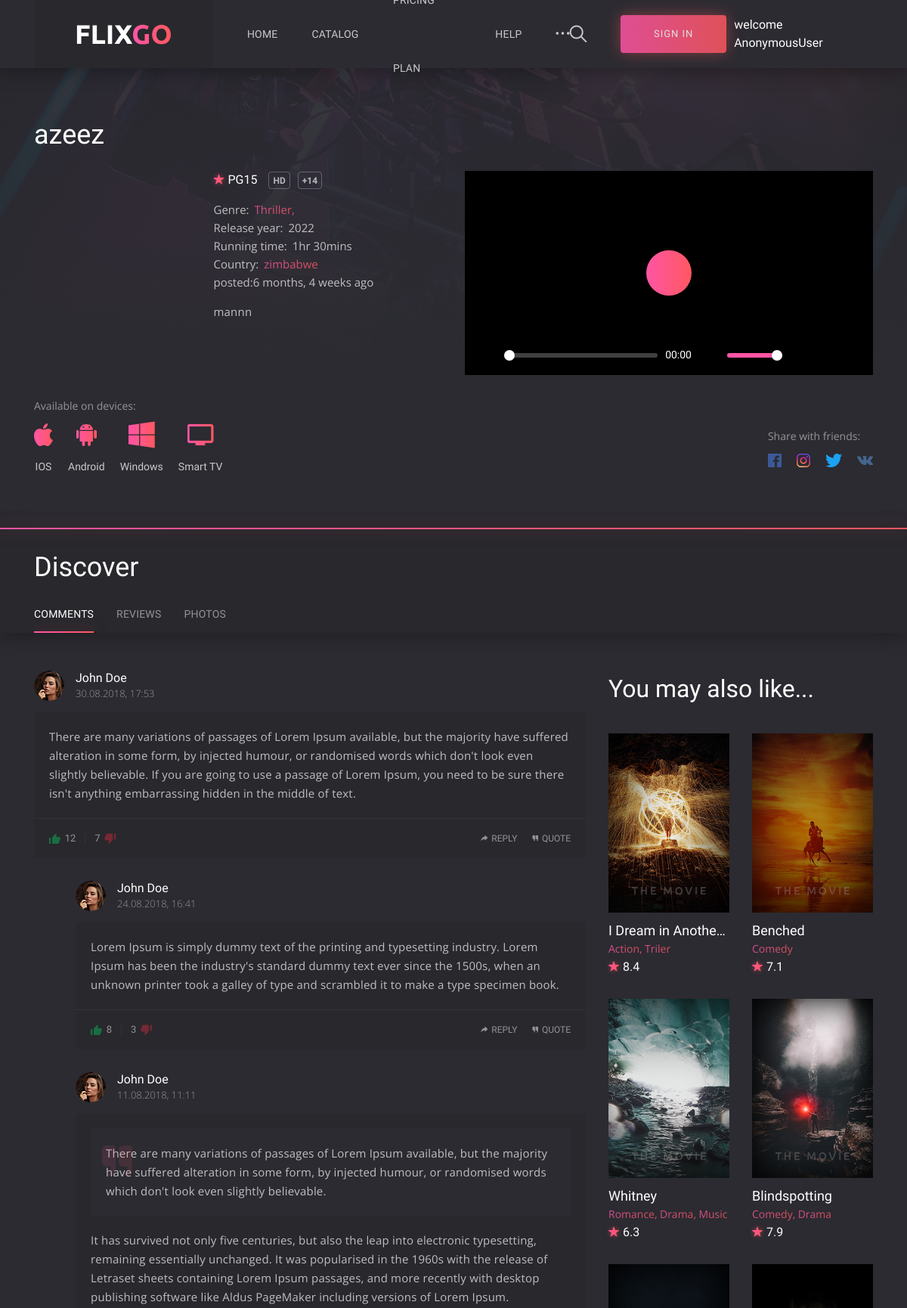
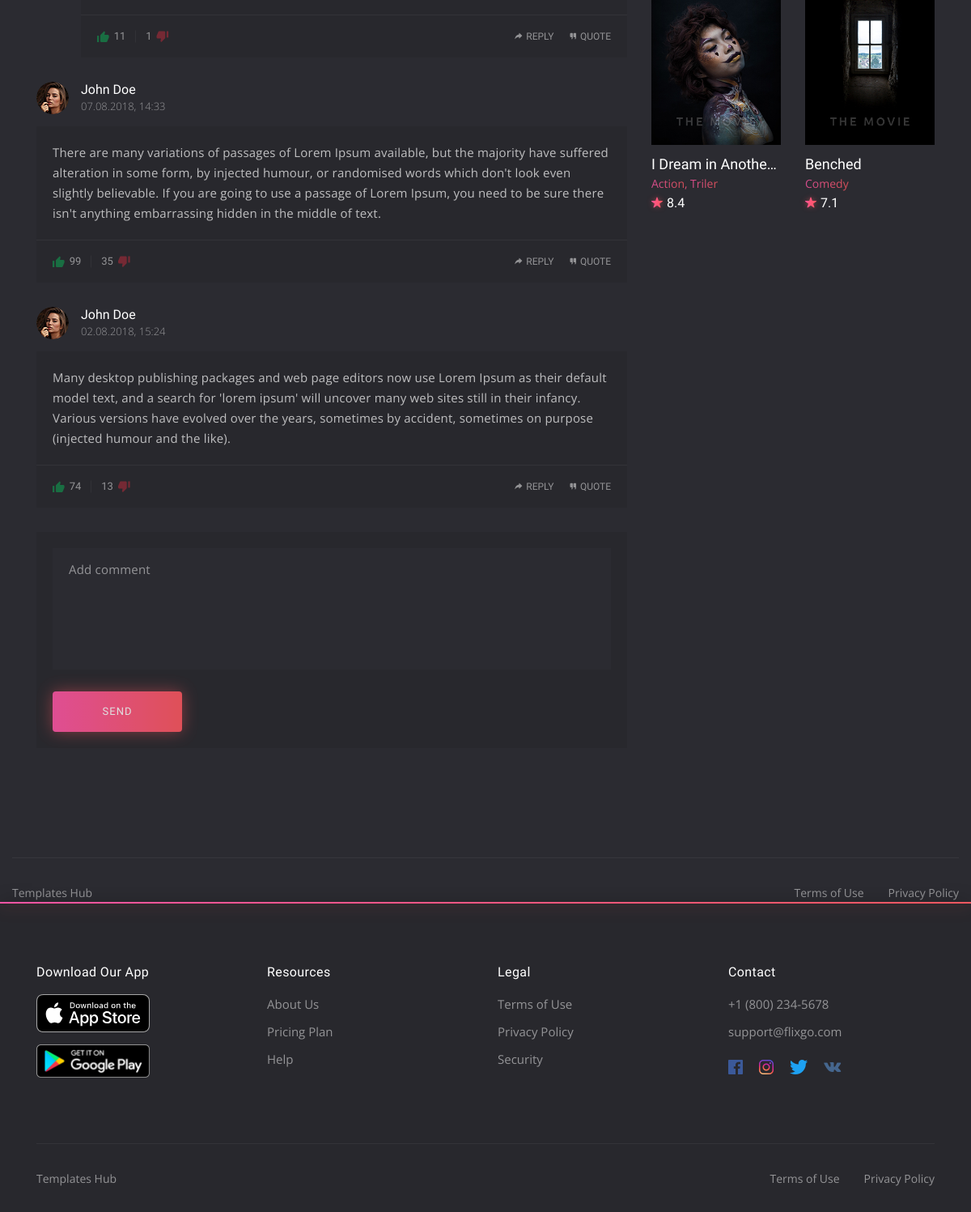
Screenshot of /pages/details1/13/ with the database file from the repository (2 pictures, top to bottom).
### pages/models.py (models this page shows, shortened)
class Film(models.Model):
    category = models.ForeignKey(Categorie, on_delete=models.CASCADE)
    name = models.CharField(max_length=20)
    tags = models.CharField(choices=movies_choices, max_length=20)
    R_rating = models.CharField(max_length=20)
    Description = models.TextField()
    image_url = models.ImageField(null=True, blank=True)
    is_series = models.BooleanField(default=True)
    movie_rating = models.CharField(max_length=30, null=True)
    running_time = models.CharField(max_length=30, null=True)
    release_year = models.CharField(max_length=30, null=True)
    country = models.CharField(max_length=30, null=True)
    date_created = models.DateTimeField(auto_now_add=True, null=True)

### pages/views.py (the view)
# urls.py: path('details1/<id>/',details1,name='details1'),
def details1(request, id):
    film = Film.objects.get(id=id)
    return render(request, 'pages/details1.html', {'film': film})

### pages/templates/pages/details1.html (shortened to what this page needs)
{% extends 'pages/base.html' %}
{% block content %}
{% load static %}
{% load humanize %}
	<section class="section details">
		<div class="details__bg" data-bg="{% static 'pages/img/home/home__bg.jpg' %}"></div>
		<div class="container">
			<div class="row">
				<div class="col-12">
					<h1 class="details__title">{{film.name}}</h1>
				</div>
				<div class="col-12 col-xl-6">
					<div class="card card--details">
						<div class="row">
							<div class="col-12 col-sm-4 col-md-4 col-lg-3 col-xl-5">
								<div class="card__cover">
								</div>
							</div>
							<div class="col-12 col-sm-8 col-md-8 col-lg-9 col-xl-7">
								<div class="card__content">
									<div class="card__wrap">
										<span class="card__rate"><i class="icon ion-ios-star"></i>{{film.R_rating}}</span>
										<ul class="card__list">
											<li>HD</li>
											<li>{{film.movie_rating}}</li>
										</ul>
									</div>
									<ul class="card__meta">
										<li><span>Genre:</span><a href="#">{{film.tags}}</a>
										<a href="#"></a></li>
										<li><span>Release year:</span>{{film.release_year}}</li>
										<li><span>Running time:</span>{{film.running_time}}</li>
										<li><span>Country:</span> <a href="#">{{film.country}}</a> </li>
											<li>posted:{{film.date_created|naturaltime}}</li>
									</ul>
									<div class="card__description card__description--details">
										{{film.Description}}
									</div>
								</div>
							</div>
						</div>
					</div>
				</div>
				<div class="col-12 col-xl-6">
					<video controls crossorigin playsinline poster="../../../cdn.plyr.io/static/demo/View_From_A_Blue_Moon_Trailer-HD.jpg' %}" id="player">
						<source src="https://cdn.plyr.io/static/demo/View_From_A_Blue_Moon_Trailer-576p.mp4" type="video/mp4" size="576">
						<source src="https://cdn.plyr.io/static/demo/View_From_A_Blue_Moon_Trailer-720p.mp4" type="video/mp4" size="720">
						<source src="https://cdn.plyr.io/static/demo/View_From_A_Blue_Moon_Trailer-1080p.mp4" type="video/mp4" size="1080">
						<source src="https://cdn.plyr.io/static/demo/View_From_A_Blue_Moon_Trailer-1440p.mp4" type="video/mp4" size="1440">
					</video>
				</div>
				<div class="col-12">
					<div class="details__wrap">
						<div class="details__devices">
							<span class="details__devices-title">Available on devices:</span>
							<ul class="details__devices-list">
								<li><i class="icon ion-logo-apple"></i><span>IOS</span></li>
								<li><i class="icon ion-logo-android"></i><span>Android</span></li>
								<li><i class="icon ion-logo-windows"></i><span>Windows</span></li>
								<li><i class="icon ion-md-tv"></i><span>Smart TV</span></li>
							</ul>
						</div>
						<div class="details__share">
							<span class="details__share-title">Share with friends:</span>
							<ul class="details__share-list">
								<li class="facebook"><a href="#"><i class="icon ion-logo-facebook"></i></a></li>
								<li class="instagram"><a href="#"><i class="icon ion-logo-instagram"></i></a></li>
								<li class="twitter"><a href="#"><i class="icon ion-logo-twitter"></i></a></li>
								<li class="vk"><a href="#"><i class="icon ion-logo-vk"></i></a></li>
							</ul>
						</div>
					</div>
				</div>
			</div>
		</div>
	</section>
	<section class="content">
		<div class="content__head">
			<div class="container">
				<div class="row">
					<div class="col-12">
						<h2 class="content__title">Discover</h2>
						<ul class="nav nav-tabs content__tabs" id="content__tabs" role="tablist">
							<li class="nav-item">
								<a class="nav-link active" data-toggle="tab" href="#tab-1" role="tab" aria-controls="tab-1" aria-selected="true">Comments</a>
							</li>
							<li class="nav-item">
								<a class="nav-link" data-toggle="tab" href="#tab-2" role="tab" aria-controls="tab-2" aria-selected="false">Reviews</a>
							</li>
							<li class="nav-item">
								<a class="nav-link" data-toggle="tab" href="#tab-3" role="tab" aria-controls="tab-3" aria-selected="false">Photos</a>
							</li>
						</ul>
					</div>
				</div>
			</div>
		</div>
		<div class="container">
			<div class="row">
				<div class="col-12 col-lg-8 col-xl-8">
					<div class="tab-content" id="myTabContent">
						<div class="tab-pane fade show active" id="tab-1" role="tabpanel" aria-labelledby="1-tab">
							<div class="row">
								<div class="col-12">
									<div class="comments">
										<ul class="comments__list">
											<li class="comments__item">
												<div class="comments__autor">
													<img class="comments__avatar" src="{% static 'pages/img/user.png' %}" alt="">
													<span class="comments__name">John Doe</span>
													<span class="comments__time">30.08.2018, 17:53</span>
												</div>
												<p class="comments__text">There are many variations of passages of Lorem Ipsum available, but the majority have suffered alteration in some form, by injected humour, or randomised words which don't look even slightly believable. If you are going to use a passage of Lorem Ipsum, you need to be sure there isn't anything embarrassing hidden in the middle of text.</p>
												<div class="comments__actions">
													<div class="comments__rate">
														<button type="button"><i class="icon ion-md-thumbs-up"></i>12</button>
														<button type="button">7<i class="icon ion-md-thumbs-down"></i></button>
													</div>
													<button type="button"><i class="icon ion-ios-share-alt"></i>Reply</button>
													<button type="button"><i class="icon ion-ios-quote"></i>Quote</button>
												</div>
											</li>
											<li class="comments__item comments__item--answer">
												<div class="comments__autor">
													<img class="comments__avatar" src="{% static 'pages/img/user.png' %}" alt="">
													<span class="comments__name">John Doe</span>
													<span class="comments__time">24.08.2018, 16:41</span>
												</div>
												<p class="comments__text">Lorem Ipsum is simply dummy text of the printing and typesetting industry. Lorem Ipsum has been the industry's standard dummy text ever since the 1500s, when an unknown printer took a galley of type and scrambled it to make a type specimen book.</p>
												<div class="comments__actions">
													<div class="comments__rate">
														<button type="button"><i class="icon ion-md-thumbs-up"></i>8</button>
														<button type="button">3<i class="icon ion-md-thumbs-down"></i></button>
													</div>
													<button type="button"><i class="icon ion-ios-share-alt"></i>Reply</button>
													<button type="button"><i class="icon ion-ios-quote"></i>Quote</button>
												</div>
											</li>
											<li class="comments__item comments__item--quote">
												<div class="comments__autor">
													<img class="comments__avatar" src="{% static 'pages/img/user.png' %}" alt="">
													<span class="comments__name">John Doe</span>
													<span class="comments__time">11.08.2018, 11:11</span>
												</div>
												<p class="comments__text"><span>There are many variations of passages of Lorem Ipsum available, but the majority have suffered alteration in some form, by injected humour, or randomised words which don't look even slightly believable.</span>It has survived not only five centuries, but also the leap into electronic typesetting, remaining essentially unchanged. It was popularised in the 1960s with the release of Letraset sheets containing Lorem Ipsum passages, and more recently with desktop publishing software like Aldus PageMaker including versions of Lorem Ipsum.</p>
												<div class="comments__actions">
													<div class="comments__rate">
														<button type="button"><i class="icon ion-md-thumbs-up"></i>11</button>
														<button type="button">1<i class="icon ion-md-thumbs-down"></i></button>
													</div>
													<button type="button"><i class="icon ion-ios-share-alt"></i>Reply</button>
													<button type="button"><i class="icon ion-ios-quote"></i>Quote</button>
												</div>
											</li>
											<li class="comments__item">
												<div class="comments__autor">
													<img class="comments__avatar" src="{% static 'pages/img/user.png' %}" alt="">
													<span class="comments__name">John Doe</span>
													<span class="comments__time">07.08.2018, 14:33</span>
												</div>
												<p class="comments__text">There are many variations of passages of Lorem Ipsum available, but the majority have suffered alteration in some form, by injected humour, or randomised words which don't look even slightly believable. If you are going to use a passage of Lorem Ipsum, you need to be sure there isn't anything embarrassing hidden in the middle of text.</p>
												<div class="comments__actions">
													<div class="comments__rate">
														<button type="button"><i class="icon ion-md-thumbs-up"></i>99</button>
														<button type="button">35<i class="icon ion-md-thumbs-down"></i></button>
													</div>
													<button type="button"><i class="icon ion-ios-share-alt"></i>Reply</button>
													<button type="button"><i class="icon ion-ios-quote"></i>Quote</button>
												</div>
											</li>
											<li class="comments__item">
												<div class="comments__autor">
													<img class="comments__avatar" src="{% static 'pages/img/user.png' %}" alt="">
													<span class="comments__name">John Doe</span>
													<span class="comments__time">02.08.2018, 15:24</span>
												</div>
												<p class="comments__text">Many desktop publishing packages and web page editors now use Lorem Ipsum as their default model text, and a search for 'lorem ipsum' will uncover many web sites still in their infancy. Various versions have evolved over the years, sometimes by accident, sometimes on purpose (injected humour and the like).</p>
												<div class="comments__actions">
													<div class="comments__rate">
														<button type="button"><i class="icon ion-md-thumbs-up"></i>74</button>
														<button type="button">13<i class="icon ion-md-thumbs-down"></i></button>
													</div>
													<button type="button"><i class="icon ion-ios-share-alt"></i>Reply</button>
													<button type="button"><i class="icon ion-ios-quote"></i>Quote</button>
												</div>
											</li>
										</ul>
										<form action="#" class="form">
											<textarea id="text" name="text" class="form__textarea" placeholder="Add comment"></textarea>
											<button type="button" class="form__btn">Send</button>
										</form>
									</div>
								</div>
							</div>
						</div>
					</div>
				</div>
				<div class="col-12 col-lg-4 col-xl-4">
					<div class="row">
						<div class="col-12">
							<h2 class="section__title section__title--sidebar">You may also like...</h2>
						</div>
						<div class="col-6 col-sm-4 col-lg-6">
							<div class="card">
								<div class="card__cover">
									<img src="{% static 'pages/img/covers/cover.jpg' %}" alt="">
								</div>
								<div class="card__content">
									<h3 class="card__title"><a href="#">I Dream in Another Language</a></h3>
									<span class="card__category">
										<a href="#">Action</a>
										<a href="#">Triler</a>
									</span>
									<span class="card__rate"><i class="icon ion-ios-star"></i>8.4</span>
								</div>
							</div>
						</div>
						<div class="col-6 col-sm-4 col-lg-6">
							<div class="card">
								<div class="card__cover">
									<img src="{% static 'pages/img/covers/cover2.jpg' %}" alt="">
								</div>
								<div class="card__content">
									<h3 class="card__title"><a href="#">Benched</a></h3>
									<span class="card__category">
										<a href="#">Comedy</a>
									</span>
									<span class="card__rate"><i class="icon ion-ios-star"></i>7.1</span>
								</div>
							</div>
						</div>
						<div class="col-6 col-sm-4 col-lg-6">
							<div class="card">
								<div class="card__cover">
									<img src="{% static 'pages/img/covers/cover3.jpg' %}" alt="">
								</div>
								<div class="card__content">
									<h3 class="card__title"><a href="#">Whitney</a></h3>
									<span class="card__category">
										<a href="#">Romance</a>
										<a href="#">Drama</a>
										<a href="#">Music</a>
									</span>
									<span class="card__rate"><i class="icon ion-ios-star"></i>6.3</span>
								</div>
							</div>
						</div>
						<div class="col-6 col-sm-4 col-lg-6">
							<div class="card">
								<div class="card__cover">
									<img src="{% static 'pages/img/covers/cover4.jpg' %}" alt="">
								</div>
								<div class="card__content">
									<h3 class="card__title"><a href="#">Blindspotting</a></h3>
									<span class="card__category">
										<a href="#">Comedy</a>
										<a href="#">Drama</a>
									</span>
									<span class="card__rate"><i class="icon ion-ios-star"></i>7.9</span>
								</div>
							</div>
						</div>
						<div class="col-6 col-sm-4 col-lg-6">
							<div class="card">
								<div class="card__cover">
									<img src="{% static 'pages/img/covers/cover5.jpg' %}" alt="">
								</div>
								<div class="card__content">
									<h3 class="card__title"><a href="#">I Dream in Another Language</a></h3>
									<span class="card__category">
										<a href="#">Action</a>
										<a href="#">Triler</a>
									</span>
									<span class="card__rate"><i class="icon ion-ios-star"></i>8.4</span>
								</div>
							</div>
						</div>
						<div class="col-6 col-sm-4 col-lg-6">
							<div class="card">
								<div class="card__cover">
									<img src="{% static 'pages/img/covers/cover6.jpg' %}" alt="">
								</div>
								<div class="card__content">
									<h3 class="card__title"><a href="#">Benched</a></h3>
									<span class="card__category">
										<a href="#">Comedy</a>
									</span>
									<span class="card__rate"><i class="icon ion-ios-star"></i>7.1</span>
								</div>
							</div>
						</div>
					</div>
				</div>
			</div>
		</div>
	</section>
				<div class="col-12">
					<div class="footer__copyright">
						<small><a target="_blank" href="https://www.templateshub.net">Templates Hub</a></small>
						<ul>
							<li><a href="#">Terms of Use</a></li>
							<li><a href="#">Privacy Policy</a></li>
						</ul>
					</div>
				</div>
	{% endblock %}

### pages/static/pages/css/plyr.css (style rules this page uses)
.plyr audio,.plyr video { border-radius:inherit;height:auto;vertical-align:middle;width:100% }
.plyr--full-ui *,.plyr--full-ui ::after,.plyr--full-ui ::before { box-sizing:inherit }

### rows the page displays
Film: name "azeez", R_rating "PG15", movie_rating "+14", tags "Thriller", release_year "2022", running_time "1hr 30mins", country "zimbabwe", date_created "6 months, 4 weeks ago", Description "mannn"

### other values shown
{{ request.user }} "AnonymousUser"
